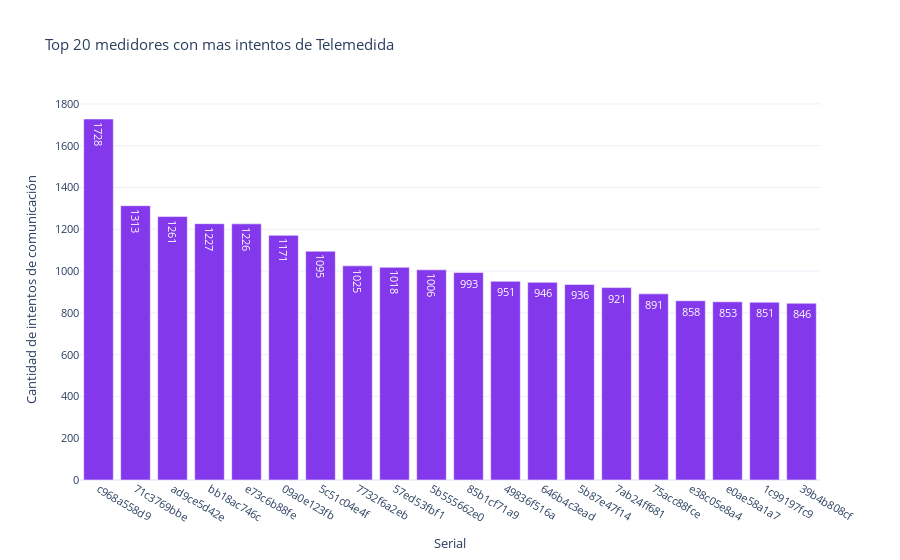

The code cell stored with this chart in its notebook:
### Markdown cell above
En el mes de abril se realizaron más críticas de medida en comparación con otros meses. Sería conveniente profundizar y evaluar si hubo factores externos que afectaron la telemedida, como la temporada de lluvias, problemas con el operador de red, entre otros.

### Code cell
# Filtrar los registros donde 'subjuicio' es False
df_false = df_critica[df_critica['subjuicio'] == False]

# Contar la frecuencia de medidores por serial
serial_counts = df_false['serial'].value_counts()

# Seleccionar los 20 mayores
top_20_serial_counts = serial_counts.nlargest(20)

# Crear el gráfico de barras con Plotly
fig = go.Figure(data=[
    go.Bar(
        name='Cantidad de Medidores', 
        x=top_20_serial_counts.index, 
        y=top_20_serial_counts.values, 
        marker=dict(color='#8338ec'),
        text=top_20_serial_counts.values,
        textposition='inside',
        textfont=dict(color='white')  # Color del texto dentro de las barras
    )
])

# Ajustar el diseño y formato del gráfico
fig.update_layout(
    title='Top 20 medidores con mas intentos de Telemedida',
    xaxis_title='Serial',
    yaxis_title='Cantidad de intentos de comunicación',
    font=dict(size=11),
    template='plotly_white'
)

# Mostrar el gráfico
fig.show()

### Figure 1 — Plotly figure (JSON) as saved in the notebook; plotly's stock layout.template omitted (floating-point values rounded to 4 significant figures)
{"data": [{"marker": {"color": "#8338ec"}, "name": "Cantidad de Medidores", "text": [1728, 1313, 1261, 1227, 1226, 1171, 1095, 1025, 1018, 1006, 993, 951, 946, 936, 921, 891, 858, 853, 851, 846], "textfont": {"color": "white"}, "textposition": "inside", "type": "bar", "x": ["c968a558d9", "71c3769bbe", "ad9ce5d42e", "bb18ac746c", "e73c6b88fe", "09a0e123fb", "5c51c04e4f", "7732f6a2eb", "57ed53fbf1", "5b555662e0", "85b1cf71a9", "49836f516a", "646b4c3ead", "5b87e47f14", "7ab24ff681", "75acc88fce", "e38c05e8a4", "e0ae58a1a7", "1c99197fc9", "39b4b808cf"], "y": [1728, 1313, 1261, 1227, 1226, 1171, 1095, 1025, 1018, 1006, 993, 951, 946, 936, 921, 891, 858, 853, 851, 846]}], "layout": {"font": {"size": 11}, "title": {"text": "Top 20 medidores con mas intentos de Telemedida"}, "xaxis": {"title": {"text": "Serial"}}, "yaxis": {"title": {"text": "Cantidad de intentos de comunicación"}}}}
